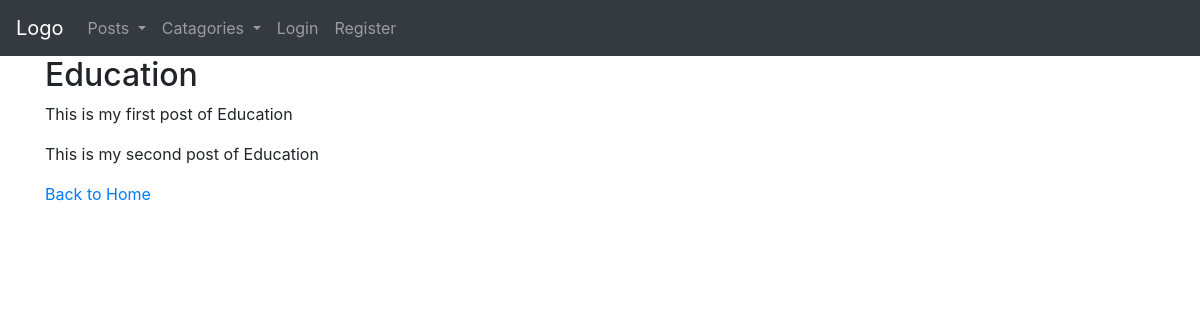
The app's page /catagory-detail/7 with its own data.
### PostApp/models.py (models this page shows, shortened)
class Catagory(models.Model):
    name = models.CharField(max_length=255)
    created_at = models.DateTimeField(auto_now_add=True, blank=True, null=True)

class Posts(models.Model):
    title = models.CharField(max_length=255)
    catagory = models.ForeignKey(Catagory, on_delete=models.CASCADE)
    body = models.TextField()
    created_at = models.DateTimeField(auto_now_add=True, blank=True, null=True)

### PostApp/views.py (the view)
# urls.py: path('catagory-detail/<int:pk>', CatagoryDetail.as_view(), name="catagory-detail"),
class CatagoryDetail(DetailView):
    model = Catagory
    template_name = "catagory.html"
    def get_context_data(self, **kwargs):
        context = super().get_context_data(**kwargs)
        context['posts'] = Posts.objects.filter(catagory=self.kwargs['pk'])
        return context

### templates/catagory.html (shortened to what this page needs)
{% extends 'base.html' %}
{% block content %}
<h2>{{object.name}}</h2>
{% for post in posts %}
    <p>{{ post.title }}</p>
{% endfor %}
<p><a href="{% url 'home' %}">Back to Home</a></p>
{% endblock %}

### records on screen
Catagory: name "Education"
Posts: title "This is my first post of Education"
Posts: title "This is my second post of Education"
